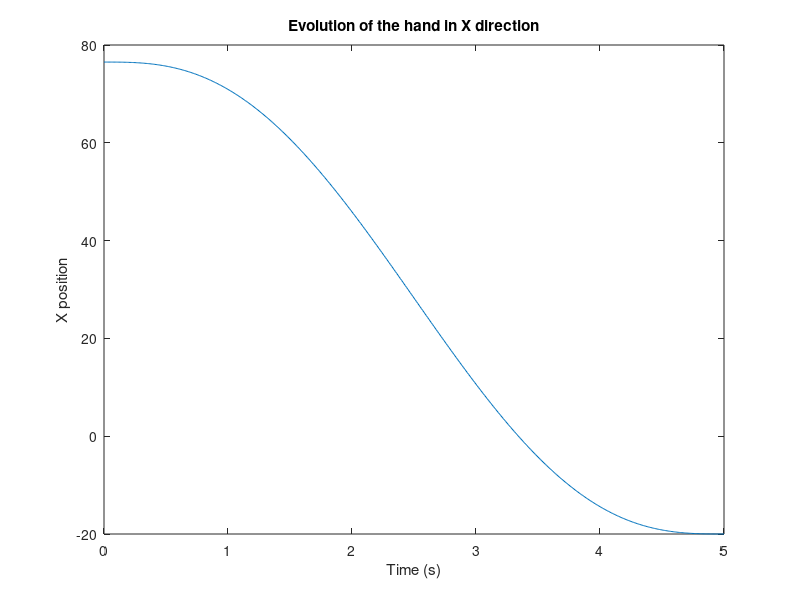
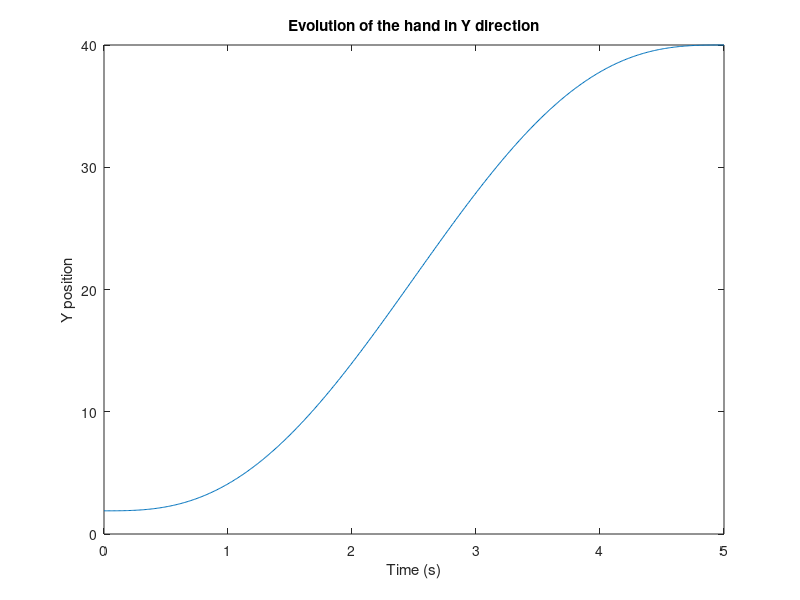

Recreate these plots in MATLAB, in order. (Note: a time limit stopped this script after it produced the figures.)
%Project 3. Biomodeling. Human Limb Motion

clc;
close all;
clear all;

%Common values
%References: 
%_Rudolf s Drillis, Renato Contini and Maurice Bluestein, 1966,"Body Segment Parameters"
%_John T. McConville, Thomas D. Churchili, 1981, "Anthropometric relationships of body and body segment moments of inertia"

%Mean Height is 177.5 cm

%% Inputs
%Initial position
qs=-pi/6;
qe=pi/4;
qw=pi/8;

%Final position
xf=-20; %In cm
yf=40; %In cm

%% Part2

%Length of each limb
la=36.4; %In cm
lf=29.9; %In cm
lh=20.3; %In cm

%Mass of each limb
Ma=2.07; %In g
Mf=1.16; %In g
Mh=0.54; %In g

%The center of mass position of each limb
%Distance from proximal joint segment length =1
lma=0.427; %In %
lmf=0.417; %In %
lmh=0.361; %In %

%Position of xi and yi for each joint 
%Shoulder
xs=0;
ys=0;

%Elbow
xe=la*cos(qs);
ye=la*sin(qs);

%Wrist
xw=xe+lf*cos(qs+qe);
yw=ye+lf*sin(qs+qe);

%Finger tips
x=xw+lh*cos(qs+qe+qw);
y=yw+lh*sin(qs+qe+qw);

%Inverse kinematics
teta=qs+qe+qw;

xw2=x-lh*cos(teta);
yw2=y-lh*sin(teta);

%Now we find the angle alfa and l
% l=sqrt(xw^2+yw^2);
l=sqrt((x-lh*cos(teta))^2+(y-lh*sin(teta))^2);
alfa=acos((x-lh*cos(teta))/l);%Angle between horizontal and l

%Cosine law
gama=acos((lf^2-la^2-l^2)/(-2*la*l));%Angle between arm and l

beta=alfa-gama;

xe2=la*cos(beta);
ye2=la*sin(beta);

xs2=0;
ys2=0;

%Jacobian
%x=la*cos(qs)+lf*cos(qs+qe)+lh*cos(qs+qe+qw)
%y=la*sin(qs)+lf*sin(qs+qe)+lh*sin(qs+qe+qw)
%teta=qs+qe+qw

dxdqs=la*(-sin(qs))+lf*(-sin(qs+qe))+lh*(-sin(qs+qe+qw));
dxdqe=lf*(-sin(qs+qe))+lh*(-sin(qs+qe+qw));
dxdqw=lh*(-sin(qs+qe+qw));

dydqs=la*cos(qs)+lf*cos(qs+qe)+lh*cos(qs+qe+qw);
dydqe=lf*cos(qs+qe)+lh*cos(qs+qe+qw);
dydqw=lh*cos(qs+qe+qw);

dtdqs=1;
dtdqe=1;
dtdqw=1;

J=[dxdqs dxdqe dxdqw; dydqs dydqe dydqw; dtdqs dtdqe dtdqw];

%% Part3
xi=x;
yi=y;

t=0:0.01:5;
d=5;

%Fuction describing the minimum jerk movement
xt=zeros(2,length(t));
xt(1,:)=xi+(xf-xi)*(6*(t/d).^5-15*(t/d).^4+10*(t/d).^3);
xt(2,:)=yi+(yf-yi)*(6*(t/d).^5-15*(t/d).^4+10*(t/d).^3);

%Different plots
figure;
plot(t,xt(1,:));
title('Evolution of the hand in X direction');
xlabel('Time (s)');
ylabel('X position');

figure;
plot(t,xt(2,:));
title('Evolution of the hand in Y direction');
xlabel('Time (s)');
ylabel('Y position');

figure;
plot(xt(1,:),xt(2,:));
title('Y evolution vs X evolution');
xlabel('X position');
ylabel('Y position');

dxt=diff(xt(1,:));
t=t(1:length(t)-1);
figure;
plot(t,dxt);
title('Angular velocity');
xlabel('Time (s)');
ylabel('Angular velocity (rad/s)');

%Calculation of the joint angle and angular velocity that minimize the
%angular velocity
%We know that dq=J+*dx
%We also know the variation of the x points
%We also know the Jacobian at the first instance

dyt=diff(xt(2,:));

dxdt=zeros(2,length(t));
dxdt=[dxt;dyt];

Q=zeros(3,length(t));
J=J([1 2],:);

%This loop is used to calculate the qs, qe qnd qw qt each instance
%Algorithm: 1)Calculate the Jcross
%           2)Calculate the Qdot
%           3)Calculate the new qs, qe qnd qw
%           4)Calculate the new J
%           5)Repeat all the steps to all the moments of t.
for i=1:length(t)
    
    if i~=1
        
        dxdqs=la*(-sin(qs))+lf*(-sin(qs+qe))+lh*(-sin(qs+qe+qw));
        dxdqe=lf*(-sin(qs+qe))+lh*(-sin(qs+qe+qw));
        dxdqw=lh*(-sin(qs+qe+qw));
        
        dydqs=la*cos(qs)+lf*cos(qs+qe)+lh*cos(qs+qe+qw);
        dydqe=lf*cos(qs+qe)+lh*cos(qs+qe+qw);
        dydqw=lh*cos(qs+qe+qw);
        
        J=[dxdqs dxdqe dxdqw; dydqs dydqe dydqw];
    end
    Jcross=J'*inv(J*J');
    Q(:,i)=Jcross*dxdt(:,i);
    Q(1,i)=qs+Q(1,i);
    Q(2,i)=qe+Q(2,i);
    Q(3,i)=qw+Q(3,i);
    qs=Q(1,i);
    qe=Q(2,i);
    qw=Q(3,i);
end

%% Part4

%To generate the movie we first calculate the coordinates for each joint at
%each instance.
Xs=zeros(1,length(t));
Ys=zeros(1,length(t));

Xe=zeros(1,length(t));
Ye=zeros(1,length(t));

Xw=zeros(1,length(t));
Yw=zeros(1,length(t));

Xe=la*cos(Q(1,:));
Ye=la*sin(Q(1,:));

Xw=Xe+lf*cos(Q(1,:)+Q(2,:));
Yw=Ye+lf*sin(Q(1,:)+Q(2,:));

X=Xw+lh*cos(Q(1,:)+Q(2,:)+Q(3,:));
Y=Yw+lh*sin(Q(1,:)+Q(2,:)+Q(3,:));

%Now we generate the movie
figure;
mx=15*cos(linspace(0,2*pi,500))-20;
my=20*sin(linspace(0,2*pi,500))+20;
for i=1:length(t)
    clf;
    plot([0 Xe(i) Xw(i) X(i)] , [0 Ye(i) Yw(i) Y(i)]); %Plot the moving arm
    hold on;
    plot([0 -40],[0 0]); %Plot shoulders
    plot([0 0],[0 -80]); %Plot the body
    plot([-40 -40],[0 -80]); %Plot the body
    plot([0 -40],[-80 -80]); %Plot the body
    plot([-40 -50],[0 -80]); %Plot the other arm
    plot(mx,my); %Plot the head
    axis([-(la+lf+lh)  la+lf+lh -(la+lf+lh)  la+lf+lh]);
    title('Movie of the moving arm');
    hold on;
    pause(0.01);
end
